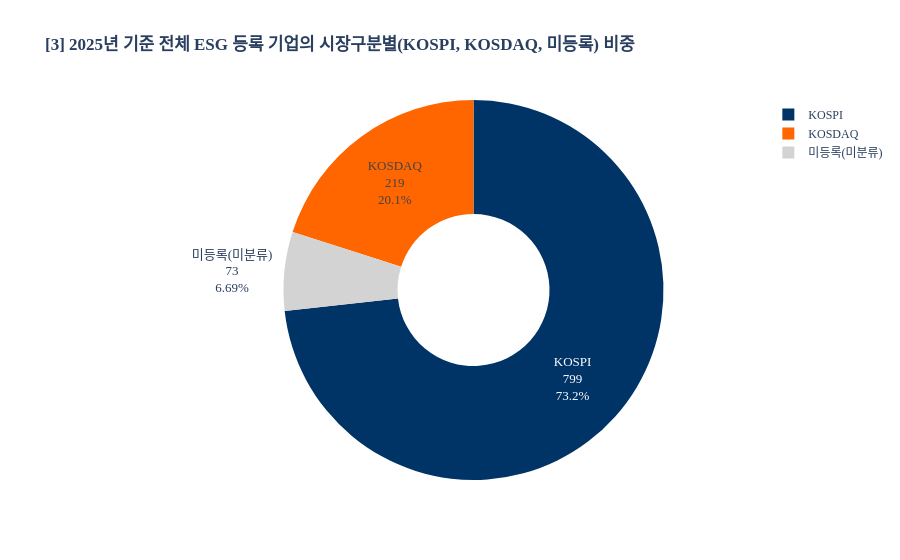
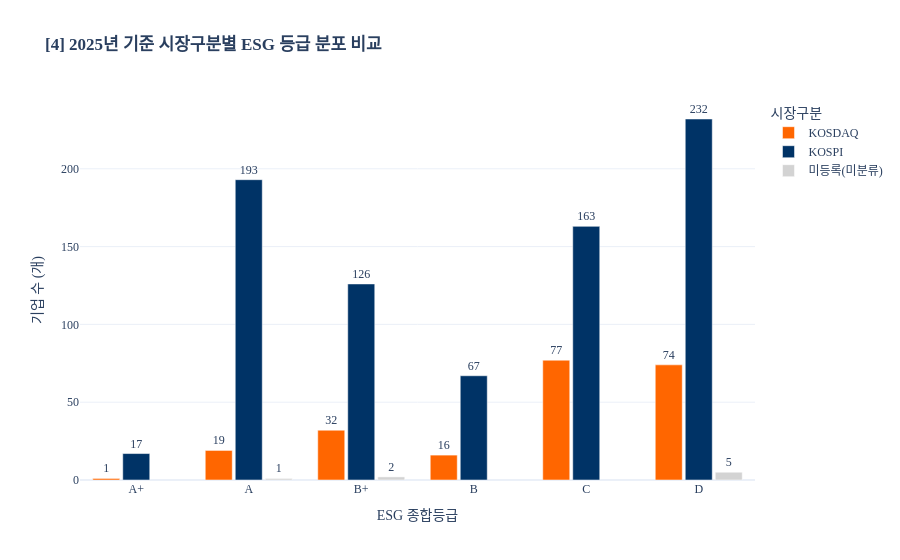

Source (notebook cell) for these figures, in order:
### Markdown cell above
##### 3-4. 시장구분별(KOSPI vs KOSDAQ) 총 상장수 및 등급별 분포

### Code cell
grade_order = ['A+', 'A', 'B+', 'B', 'C', 'D']

df_2025 = df[df['평가년도'] == 2025].copy()

# 2. 시장구분 결측치(NaN)를 '미등록(미분류)'으로 채우기
df_2025['시장구분_분류'] = df_2025['시장구분'].fillna('미등록(미분류)')

# --- [3] 총 등록 기업 수 중 시장구분별 비중 비교 (도넛 파이차트) ---
market_counts = df_2025['시장구분_분류'].value_counts().reset_index()
market_counts.columns = ['시장구분', '기업수']

fig3 = px.pie(
    market_counts,
    names='시장구분',
    values='기업수',
    hole=0.4,
    title='<b>[3] 2025년 기준 전체 ESG 등록 기업의 시장구분별(KOSPI, KOSDAQ, 미등록) 비중</b>',
    color='시장구분',
    color_discrete_map={
        'KOSPI': '#003366',       # 딥 네이비
        'KOSDAQ': '#FF6600',      # 오렌지
        '미등록(미분류)': '#D3D3D3' # 차분한 그레이
    }
)

# 퍼센트(%) 및 수치(value) 함께 표기
fig3.update_traces(
    textinfo='label+value+percent',
    textfont_size=13,
    hovertemplate='<b>%{label}</b><br>기업 수: %{value}개<br>비율: %{percent}'
)
fig3.update_layout(font_family='Apple SD Gothic Neo', template='plotly_white')
fig3.show()

# --- [4] 시장구분별 ESG 등급 분포 (미등록 포함) ---
market_esg = df_2025.groupby(['시장구분_분류', 'ESG등급']).size().reset_index(name='기업수')
# A+ ~ D 등급 데이터만 선별
market_esg = market_esg[market_esg['ESG등급'].isin(grade_order)]

fig4 = px.bar(
    market_esg,
    x='ESG등급',
    y='기업수',
    color='시장구분_분류',
    barmode='group',
    category_orders={'ESG등급': grade_order},
    title='<b>[4] 2025년 기준 시장구분별 ESG 등급 분포 비교</b>',
    labels={'기업수': '기업 수 (개)', 'ESG등급': 'ESG 종합등급', '시장구분_분류': '시장구분'},
    color_discrete_map={
        'KOSPI': '#003366',
        'KOSDAQ': '#FF6600',
        '미등록(미분류)': '#D3D3D3'
    }
)

fig4.update_traces(texttemplate='%{y}', textposition='outside')
fig4.update_layout(
    font_family='Apple SD Gothic Neo',
    template='plotly_white',
    bargap=0.2,
    bargroupgap=0.1
)
fig4.show()

### Figure 1 — Plotly figure (JSON) as saved in the notebook; plotly's stock layout.template omitted (floating-point values rounded to 4 significant figures)
{"data": [{"customdata": [["KOSPI"], ["KOSDAQ"], ["미등록(미분류)"]], "domain": {"x": [0, 1], "y": [0, 1]}, "hole": 0.4, "hovertemplate": "<b>%{label}</b><br>기업 수: %{value}개<br>비율: %{percent}", "labels": ["KOSPI", "KOSDAQ", "미등록(미분류)"], "legendgroup": "", "marker": {"colors": ["#003366", "#FF6600", "#D3D3D3"]}, "name": "", "showlegend": true, "textfont": {"size": 13}, "textinfo": "label+value+percent", "type": "pie", "values": [799, 219, 73]}], "layout": {"font": {"family": "Apple SD Gothic Neo"}, "legend": {"tracegroupgap": 0}, "title": {"text": "<b>[3] 2025년 기준 전체 ESG 등록 기업의 시장구분별(KOSPI, KOSDAQ, 미등록) 비중</b>"}}}

### Figure 2 — Plotly figure (JSON) as saved in the notebook; plotly's stock layout.template omitted (floating-point values rounded to 4 significant figures)
{"data": [{"alignmentgroup": "True", "hovertemplate": "시장구분=KOSDAQ<br>ESG 종합등급=%{x}<br>기업 수 (개)=%{y}<extra></extra>", "legendgroup": "KOSDAQ", "marker": {"color": "#FF6600", "pattern": {"shape": ""}}, "name": "KOSDAQ", "offsetgroup": "KOSDAQ", "orientation": "v", "showlegend": true, "textposition": "outside", "texttemplate": "%{y}", "type": "bar", "x": ["A", "A+", "B", "B+", "C", "D"], "xaxis": "x", "y": [19, 1, 16, 32, 77, 74], "yaxis": "y"}, {"alignmentgroup": "True", "hovertemplate": "시장구분=KOSPI<br>ESG 종합등급=%{x}<br>기업 수 (개)=%{y}<extra></extra>", "legendgroup": "KOSPI", "marker": {"color": "#003366", "pattern": {"shape": ""}}, "name": "KOSPI", "offsetgroup": "KOSPI", "orientation": "v", "showlegend": true, "textposition": "outside", "texttemplate": "%{y}", "type": "bar", "x": ["A", "A+", "B", "B+", "C", "D"], "xaxis": "x", "y": [193, 17, 67, 126, 163, 232], "yaxis": "y"}, {"alignmentgroup": "True", "hovertemplate": "시장구분=미등록(미분류)<br>ESG 종합등급=%{x}<br>기업 수 (개)=%{y}<extra></extra>", "legendgroup": "미등록(미분류)", "marker": {"color": "#D3D3D3", "pattern": {"shape": ""}}, "name": "미등록(미분류)", "offsetgroup": "미등록(미분류)", "orientation": "v", "showlegend": true, "textposition": "outside", "texttemplate": "%{y}", "type": "bar", "x": ["A", "B+", "D"], "xaxis": "x", "y": [1, 2, 5], "yaxis": "y"}], "layout": {"bargap": 0.2, "bargroupgap": 0.1, "barmode": "group", "font": {"family": "Apple SD Gothic Neo"}, "legend": {"title": {"text": "시장구분"}, "tracegroupgap": 0}, "title": {"text": "<b>[4] 2025년 기준 시장구분별 ESG 등급 분포 비교</b>"}, "xaxis": {"anchor": "y", "categoryarray": ["A+", "A", "B+", "B", "C", "D"], "categoryorder": "array", "domain": [0, 1], "title": {"text": "ESG 종합등급"}}, "yaxis": {"anchor": "x", "domain": [0, 1], "title": {"text": "기업 수 (개)"}}}}
